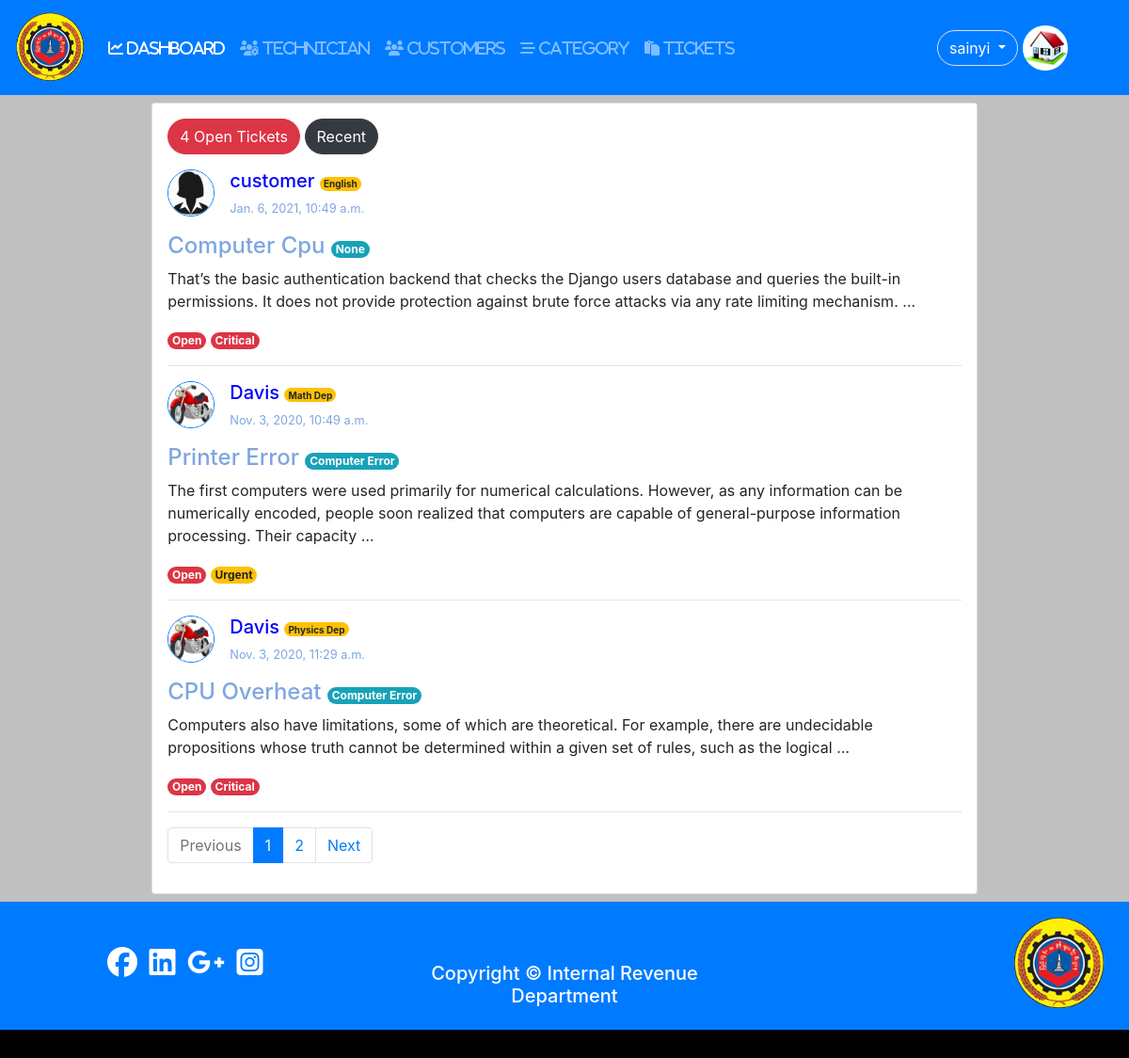
/status/open (signed in), run on the app's committed database.
### user/models.py (models this page shows, shortened)
class Profile(models.Model):#User
	user = models.OneToOneField(settings.AUTH_USER_MODEL,on_delete=models.CASCADE);
	photo = models.ImageField(null=True,blank=True,default='default.jpg');
	birthday = models.DateField(null=True,blank=True);
	phone = models.CharField(max_length=20,null=True,blank=True);
	address = models.TextField(null=True,blank=True);
	category = models.ForeignKey(Category,on_delete=models.CASCADE,blank=True,null=True);
	GENDER = (
				('other','Other'), # (Key,value)
				('male','Male'),
				('female','Female')
			);
	gender = models.CharField(max_length=100,choices = GENDER,default='other');

### tickets/models.py (models this page shows, shortened)
class Tickets(models.Model):
	user = models.ForeignKey(User,on_delete=models.CASCADE);
	category = models.ForeignKey(Category,on_delete=models.CASCADE,blank=True,null=True);
	name = models.CharField(max_length = 200);
	subject = models.CharField(max_length = 300);
	description = models.TextField();
	attachment = models.FileField(upload_to = "tickets/files/",null=True,blank=True);
	STATUS_CHOICES = (
						('Open','open'), # (Key,value)
						('Pending','pending'),
						('Closed','closed')
					 );
	SET_PRIORITY = (
					('critical','Critical'),
					('urgent','Urgent'),
					('normal','Normal'),
					('not_important','Not Important'),
				   );
	status = models.CharField(max_length=100,choices=STATUS_CHOICES,default='Open');
	priority = models.CharField(max_length=100,choices= SET_PRIORITY,default = 'not_important');
	created = models.DateTimeField(auto_now_add =True);
	updated = models.DateTimeField(auto_now = True);

class Category(models.Model):
	name = models.CharField(max_length=150);
	slug = models.SlugField(max_length=150,unique=True);
	def __str__(self):
		return self.name;

### tickets/views.py (the view)
# urls.py: path('status/<str:status>',views.status_view,name='status-view'),
@login_required
def status_view(request,status):
	if status == 'recent':
		return redirect('dashboard');
	tickets = Tickets.objects.filter(status = status.capitalize()).order_by('-created');
	if not request.user.is_superuser and not request.user.is_staff:
		tickets = tickets.filter(user= request.user).order_by('-created');
	number = 0;
	for _ in tickets:
		number = number+1; #tickets.count
	paginator,page_obj,tickets,page = paginated(request,tickets,3);
	return render(request,'tickets/status_view.html',{'tickets':tickets,
													  'status':status,
													  'number':number,
													  'page_obj':page_obj,
													  'dashboard':'active',
													  'paginator':paginator,
													  'page':int(page),
														});

### tickets/views.py (called while the page is built)
def paginated(request,objects,number):
	paginator = Paginator(objects,number);
	try:
		page = request.GET.get('page'); # page no variable
		page_obj =paginator.get_page(page);
		objects = paginator.page(page);
	except PageNotAnInteger:
		page = 1;
		page_obj = paginator.get_page(1);
		objects = paginator.page(1);
	return paginator,page_obj,objects,page;

### tickets/templates/tickets/status_view.html
{% extends 'user/base.html' %}
{% block content %}
<div class="d-flex justify-content-center">
	<div class="card m-2 p-3 w-75">
<div>
{% if status == 'open' %}
<div class="btn btn-danger rounded-pill">{{number}} Open Tickets</div>
{% elif status == 'pending' %}
<div class="btn btn-info rounded-pill">{{number}} Pending Tickets</div>
{% else %}
<div class="btn btn-success rounded-pill">{{number}} Closed Tickets</div>
{% endif %}
<a href="/status/recent" class="btn btn-dark rounded-pill">Recent</a>
</div>
{% include 'tickets/tickets_list.html' %}
{% include 'tickets/paginator.html' %}
</div>
</div>
{% endblock %}

### user/templates/user/naviation.html (shortened to what this page needs)
  <nav class="navbar navbar-expand-lg navbar-dark bg-primary">
  {% load static %}
  <a class="navbar-brand" href="{% url 'dashboard' %}">
    <img src="{% static 'pictures/logo1_no_background.png' %}"
    width="75" height="75"
    class="animate__animated animate__flipInX"
    >
  </a>
  <div class="collapse navbar-collapse" id="navbarNavDropdown">
    <ul class="navbar-nav">
      <li class="nav-item {{dashboard}}">
        <a class="nav-link" href="{% url 'dashboard'%}"><i class="fas fa-chart-line"> DASHBOARD</i><span class="sr-only">(current)</span></a>
      </li>
      {% if user.is_superuser or user.is_staff %}
        {% if user.is_superuser %}
        <li class="nav-item {{tech}}">
          <a class="nav-link" href="{% url 'tech-view' %}"><i class="fas fa-users-cog"> TECHNICIAN</i></a>
        </li>
        <li class="nav-item {{customer}}">
          <a class="nav-link" href="{% url 'customer-view' %}"><i class="fas fa-users"> CUSTOMERS</i></a>
        </li>
        {% endif %}
        <li class="nav-item {{category}}">
          <a class="nav-link" href="{% url 'new-category' %}"><i class="fas fa-stream"> CATEGORY</i></a>
        </li>
        <li class="nav-item {{nav_ticket}}">
          <a class="nav-link" href="{% url 'tickets' %}"><i class="fas fa-paste"> TICKETS</i></a>
        </li>
          {% endif %}
    </ul>
  </div>
        <div class="btn-group">
            <button type="button" class="btn btn-primary border rounded-pill m-1 dropdown-toggle" data-toggle="dropdown" aria-haspopup="true" aria-expanded="false">
              {{user.username}}
            </button>
          </div>
          <img src = '{{user.profile.photo.url}}' class="rounded-circle border border-primary mr-5" style="width:50px; height:50px;">
</nav>

### tickets/templates/tickets/tickets_list.html
<div class="mt-3">
{% for ticket in tickets %}
	<div style="
		display: inline-flex;
	"
	>
		<div>
			<img src="{{ticket.user.profile.photo.url}}" alt="profile"
			width="50" height="50"
			class="border border-primary rounded-circle mr-3"
			>
		</div>
		<div>
			<h5 style="color: blue;">{{ticket.user.username}}
				<span class="badge badge-warning rounded-pill"
					style="font-size: 0.5em;"
				>{{ticket.name}}</span>
			</h5>
			<p style="font-size: 0.8em;color: #7EA6E0;">{{ticket.updated}}</p>
		</div>
	</div>
	<a href="{% url 'ticket-detail' id=ticket.id %}"><h4 style="color: #7EA6E0">{{ticket.subject}}
		{% if request.user.is_superuser or request.user.is_staff %}
		<span
			class = "badge badge-info rounded-pill"
			style = "font-size: 0.5em;"
		>{{ticket.category}}
		</span>
		{% endif %}
	</h4>
	</a>
	<p>{{ticket.description|truncatewords:30 }}</p>
	{% if ticket.status == 'Open' %}
		<div class="badge badge-danger rounded-pill">Open</div>
		{% include 'tickets/priority.html' %}
	{% elif ticket.status == 'Pending' %}
		<div  class="badge badge-info rounded-pill">Pending</div>
		{% include 'tickets/priority.html' %}
	{% else %}
		<div  class="badge badge-success rounded-pill">Closed</div>
		{% include 'tickets/priority.html' %}
	{% endif %}
	<hr>
{% endfor %}
</div>

### tickets/templates/tickets/priority.html
	{% if ticket.priority == 'critical' %}
		<div class="badge badge-danger rounded-pill">Critical</div>
	{% elif ticket.priority == 'urgent' %}
		<div class="badge badge-warning rounded-pill">Urgent</div>
	{% elif ticket.priority == 'normal'  %}
		<div class="badge badge-info rounded-pill"> Normal</div>
	{% else %}
		<div class="badge badge-success rounded-pill">Not Important</div>
	{% endif %}

### user/static/css/style.css (style rules this page uses)
body,html { margin: 0; width: 100%; height: 100%; }

### data on the page
Tickets: user.profile.photo (placeholder picture), user.username "customer", name "English", updated "Jan. 6, 2021, 10:49 a.m.", subject "Computer Cpu", category "None", description "That’s the basic authentication backend that checks the Django users database and queries the built-in permissions. It does not provide protection against brute force attacks via any rate limiting mechanism. …", status "Open"
Tickets: user.profile.photo (picture), user.username "Davis", name "Math Dep", updated "Nov. 3, 2020, 10:49 a.m.", subject "Printer Error", category "Computer Error", description "The first computers were used primarily for numerical calculations. However, as any information can be numerically encoded, people soon realized that computers are capable of general-purpose information processing. Their capacity …", status "Open"
Tickets: user.profile.photo (picture), user.username "Davis", name "Physics Dep", updated "Nov. 3, 2020, 11:29 a.m.", subject "CPU Overheat", category "Computer Error", description "Computers also have limitations, some of which are theoretical. For example, there are undecidable propositions whose truth cannot be determined within a given set of rules, such as the logical …", status "Open"

### other printed values
{{ user.username }} "sainyi"
{{ number }} "4"
{{ pg }} "1"
{{ pg }} "2"
